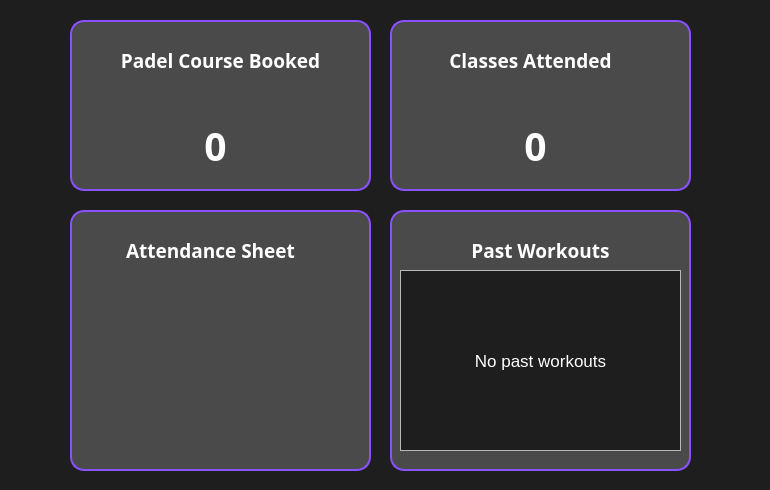
<?xml version="1.0" encoding="UTF-8"?>
<ui version="4.0">
 <class>DashboardClass</class>
 <widget class="QWidget" name="DashboardClass">
  <property name="geometry">
   <rect>
    <x>0</x>
    <y>0</y>
    <width>770</width>
    <height>490</height>
   </rect>
  </property>
  <property name="windowTitle">
   <string>Form</string>
  </property>
  <property name="styleSheet">
   <string notr="true">QWidget#DashboardClass{
color: blue;
}</string>
  </property>
  <widget class="QWidget" name="PadelCounter" native="true">
   <property name="geometry">
    <rect>
     <x>70</x>
     <y>20</y>
     <width>301</width>
     <height>171</height>
    </rect>
   </property>
   <property name="styleSheet">
    <string notr="true">QWidget#PadelCounter{
	background-color: #4A4A4A;
    border: 2px solid #8B50FF ;
    border-radius: 14px;
}</string>
   </property>
   <widget class="QLabel" name="PadelLabel">
    <property name="geometry">
     <rect>
      <x>0</x>
      <y>20</y>
      <width>301</width>
      <height>41</height>
     </rect>
    </property>
    <property name="font">
     <font>
      <family>Futura</family>
      <pointsize>14</pointsize>
      <bold>true</bold>
     </font>
    </property>
    <property name="styleSheet">
     <string notr="true">background-color: transparent;
color: white;
</string>
    </property>
    <property name="text">
     <string>Padel Course Booked</string>
    </property>
    <property name="alignment">
     <set>Qt::AlignmentFlag::AlignCenter</set>
    </property>
   </widget>
   <widget class="QWidget" name="PadelGauge" native="true">
    <property name="geometry">
     <rect>
      <x>80</x>
      <y>70</y>
      <width>131</width>
      <height>81</height>
     </rect>
    </property>
    <property name="styleSheet">
     <string notr="true"/>
    </property>
   </widget>
   <widget class="QLabel" name="PCounter">
    <property name="geometry">
     <rect>
      <x>100</x>
      <y>100</y>
      <width>91</width>
      <height>51</height>
     </rect>
    </property>
    <property name="font">
     <font>
      <family>Futura</family>
      <pointsize>29</pointsize>
      <bold>true</bold>
     </font>
    </property>
    <property name="styleSheet">
     <string notr="true">color: white;</string>
    </property>
    <property name="text">
     <string>0</string>
    </property>
    <property name="alignment">
     <set>Qt::AlignmentFlag::AlignCenter</set>
    </property>
   </widget>
  </widget>
  <widget class="QWidget" name="ClassesCounter" native="true">
   <property name="geometry">
    <rect>
     <x>390</x>
     <y>20</y>
     <width>301</width>
     <height>171</height>
    </rect>
   </property>
   <property name="styleSheet">
    <string notr="true">QWidget#ClassesCounter{
	background-color: #4A4A4A;
    border: 2px solid #8B50FF ;
    border-radius: 14px;
}</string>
   </property>
   <widget class="QLabel" name="ClassesLabel">
    <property name="geometry">
     <rect>
      <x>0</x>
      <y>20</y>
      <width>281</width>
      <height>41</height>
     </rect>
    </property>
    <property name="font">
     <font>
      <family>Futura</family>
      <pointsize>14</pointsize>
      <bold>true</bold>
     </font>
    </property>
    <property name="styleSheet">
     <string notr="true">background-color: transparent;
color: white;
</string>
    </property>
    <property name="text">
     <string>Classes Attended</string>
    </property>
    <property name="alignment">
     <set>Qt::AlignmentFlag::AlignCenter</set>
    </property>
   </widget>
   <widget class="QLabel" name="CCounter">
    <property name="geometry">
     <rect>
      <x>100</x>
      <y>100</y>
      <width>91</width>
      <height>51</height>
     </rect>
    </property>
    <property name="font">
     <font>
      <family>Futura</family>
      <pointsize>29</pointsize>
      <bold>true</bold>
     </font>
    </property>
    <property name="styleSheet">
     <string notr="true">color: white;</string>
    </property>
    <property name="text">
     <string>0</string>
    </property>
    <property name="alignment">
     <set>Qt::AlignmentFlag::AlignCenter</set>
    </property>
   </widget>
   <widget class="QWidget" name="ClassGauge" native="true">
    <property name="geometry">
     <rect>
      <x>80</x>
      <y>70</y>
      <width>131</width>
      <height>81</height>
     </rect>
    </property>
    <property name="styleSheet">
     <string notr="true"/>
    </property>
   </widget>
   <zorder>ClassesLabel</zorder>
   <zorder>ClassGauge</zorder>
   <zorder>CCounter</zorder>
  </widget>
  <widget class="QWidget" name="AttendancePane" native="true">
   <property name="geometry">
    <rect>
     <x>70</x>
     <y>210</y>
     <width>301</width>
     <height>261</height>
    </rect>
   </property>
   <property name="styleSheet">
    <string notr="true">QWidget#AttendancePane{
	background-color: #4A4A4A;
    border: 2px solid #8B50FF ;
    border-radius: 14px;
}</string>
   </property>
   <widget class="QWidget" name="gridLayoutWidget">
    <property name="geometry">
     <rect>
      <x>10</x>
      <y>60</y>
      <width>281</width>
      <height>181</height>
     </rect>
    </property>
    <layout class="QGridLayout" name="AttendanceSheet"/>
   </widget>
   <widget class="QLabel" name="AttendanceLabel">
    <property name="geometry">
     <rect>
      <x>0</x>
      <y>20</y>
      <width>281</width>
      <height>41</height>
     </rect>
    </property>
    <property name="font">
     <font>
      <family>Futura</family>
      <pointsize>14</pointsize>
      <bold>true</bold>
     </font>
    </property>
    <property name="styleSheet">
     <string notr="true">background-color: transparent;
color: white;</string>
    </property>
    <property name="text">
     <string>Attendance Sheet</string>
    </property>
    <property name="alignment">
     <set>Qt::AlignmentFlag::AlignCenter</set>
    </property>
   </widget>
  </widget>
  <widget class="QWidget" name="PastWorkouts" native="true">
   <property name="geometry">
    <rect>
     <x>390</x>
     <y>210</y>
     <width>301</width>
     <height>261</height>
    </rect>
   </property>
   <property name="styleSheet">
    <string notr="true">QWidget#PastWorkouts{
	background-color: #4A4A4A;
    border: 2px solid #8B50FF ;
    border-radius: 14px;
}</string>
   </property>
   <widget class="QLabel" name="WorkoutsLabel">
    <property name="geometry">
     <rect>
      <x>10</x>
      <y>20</y>
      <width>281</width>
      <height>41</height>
     </rect>
    </property>
    <property name="font">
     <font>
      <family>Futura</family>
      <pointsize>14</pointsize>
      <bold>true</bold>
     </font>
    </property>
    <property name="styleSheet">
     <string notr="true">background-color: transparent;
color: white;
</string>
    </property>
    <property name="text">
     <string>Past Workouts</string>
    </property>
    <property name="alignment">
     <set>Qt::AlignmentFlag::AlignCenter</set>
    </property>
   </widget>
   <widget class="QScrollArea" name="scrollArea">
    <property name="geometry">
     <rect>
      <x>10</x>
      <y>60</y>
      <width>281</width>
      <height>181</height>
     </rect>
    </property>
    <property name="styleSheet">
     <string notr="true">QScrollBar{
	border: none;
}
QScrollBar:vertical {
    background: white;
    width: 10px;
    margin: 0px;
}

QScrollBar::handle:vertical {
    background: #8B50FF;
    border-radius: 5px;
    min-height: 40px;
}

QScrollBar::add-line:vertical,
QScrollBar::sub-line:vertical {
    height: 0px;
}
</string>
    </property>
    <property name="horizontalScrollBarPolicy">
     <enum>Qt::ScrollBarPolicy::ScrollBarAlwaysOff</enum>
    </property>
    <property name="widgetResizable">
     <bool>true</bool>
    </property>
    <widget class="QWidget" name="scrollAreaWidgetContents">
     <property name="geometry">
      <rect>
       <x>0</x>
       <y>0</y>
       <width>279</width>
       <height>179</height>
      </rect>
     </property>
     <property name="maximumSize">
      <size>
       <width>16777215</width>
       <height>16777215</height>
      </size>
     </property>
     <property name="styleSheet">
      <string notr="true">QWidget#scrollAreaWidgetContents{background-color: #1e1e1e;
color: white;
}</string>
     </property>
    </widget>
   </widget>
   <widget class="QLabel" name="message">
    <property name="geometry">
     <rect>
      <x>10</x>
      <y>60</y>
      <width>281</width>
      <height>181</height>
     </rect>
    </property>
    <property name="font">
     <font>
      <pointsize>13</pointsize>
     </font>
    </property>
    <property name="styleSheet">
     <string notr="true">background-color: transparent;
color: white;
</string>
    </property>
    <property name="text">
     <string>No past workouts</string>
    </property>
    <property name="alignment">
     <set>Qt::AlignmentFlag::AlignCenter</set>
    </property>
   </widget>
  </widget>
  <widget class="QLabel" name="Background">
   <property name="geometry">
    <rect>
     <x>0</x>
     <y>0</y>
     <width>770</width>
     <height>490</height>
    </rect>
   </property>
   <property name="styleSheet">
    <string notr="true"> background-color:#1e1e1e; </string>
   </property>
   <property name="text">
    <string/>
   </property>
  </widget>
  <zorder>Background</zorder>
  <zorder>PadelCounter</zorder>
  <zorder>ClassesCounter</zorder>
  <zorder>AttendancePane</zorder>
  <zorder>PastWorkouts</zorder>
 </widget>
 <resources/>
 <connections/>
</ui>
